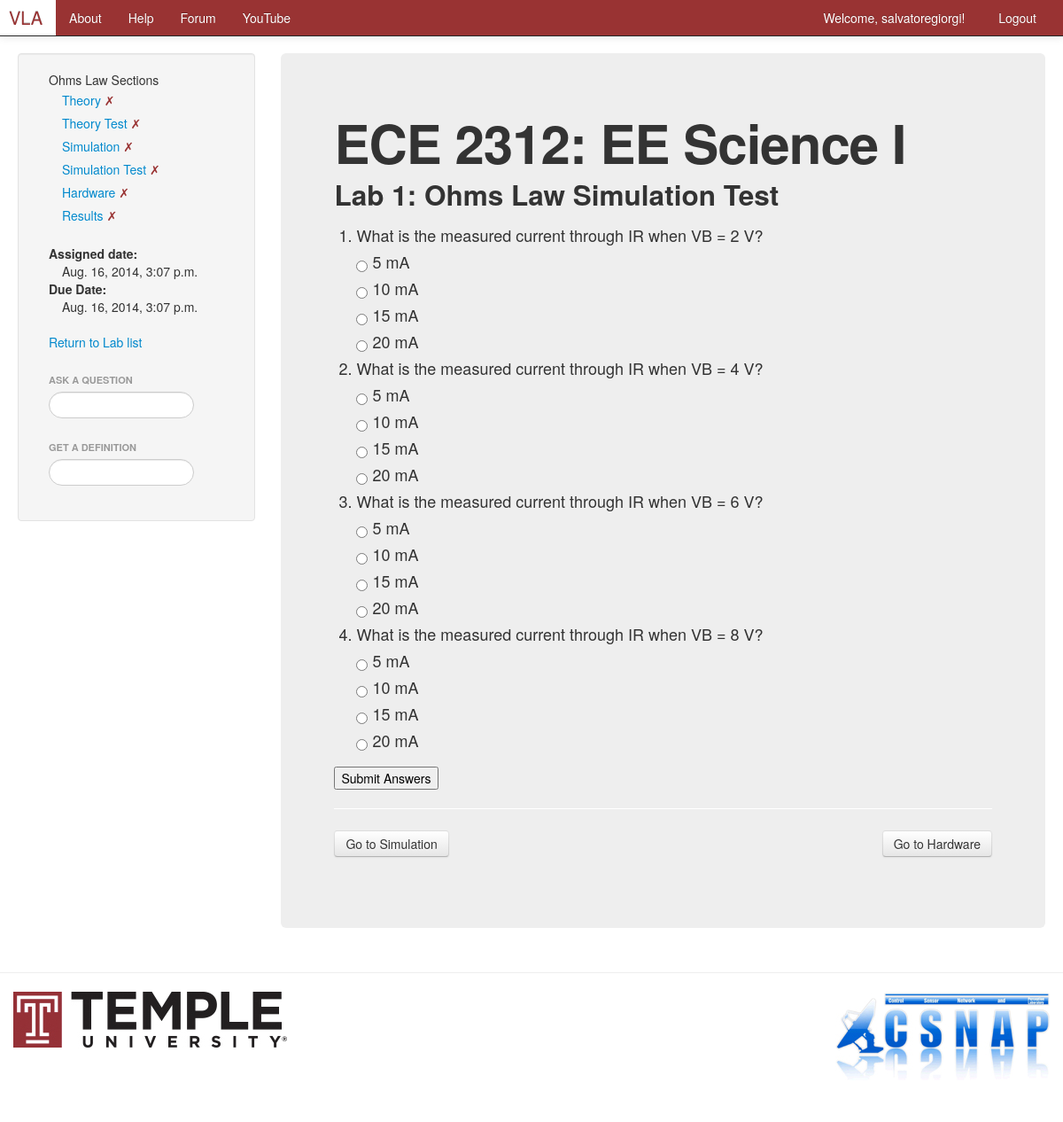
The app's page /vla/course/EE_Science_I/Ohms_Law/simulationtest/Ohms_Law_Simulation_Test/ (signed in) with its own data.
### VLA/models.py (models this page shows, shortened)
class Laboratory(models.Model):
    course = models.ForeignKey(Course)
    name = models.CharField(max_length=128, unique=True)
    start_date = models.DateTimeField('Date Assigned', blank=True, null=True)
    due_date = models.DateTimeField('Date Due', blank=True, null=True)
    lab_number = models.IntegerField(default=0)
    views = models.IntegerField(default=0)

class Course(models.Model):
    name = models.CharField(max_length=128, unique=True)
    crn = models.IntegerField(default=0, blank=True)
    subj = models.CharField(max_length=10)
    course_number = models.IntegerField(default=0)
    section_number = models.IntegerField(default=0, blank=True)
    start_date = models.DateField('Course Start Date', blank=True, null=True)
    end_date = models.DateField('Course End Date', blank=True, null=True)
    lecture_time = models.TimeField('Lecture Time', blank=True, null=True)
    lecture_days = models.CharField(max_length=50, blank=True)
    lecture_location = models.CharField(max_length=50, blank=True)
    lab_time = models.TimeField('Lab Time', blank=True, null=True)
    lab_days = models.CharField(max_length=50, blank=True)
    lab_location = models.CharField(max_length=50, blank=True)
    course_description = models.TextField(max_length=500, blank=True)
    course_overview = models.TextField(max_length=500, blank=True)
    website = models.URLField(blank=True)
    instructor_name = models.CharField(max_length=50, blank=True)
    instructor_email = models.EmailField(blank=True)
    instructor_office_hours = models.TimeField(blank=True, null=True)
    instructor_office_days = models.CharField(max_length=50, blank=True)
    instructor_office_location = models.CharField(max_length=50, blank=True)
    instructor_phone = models.CharField(max_length=50, blank=True)
    TA_name = models.CharField(max_length=50, blank=True)
    TA_email = models.EmailField(blank=True)
    TA_office_hours = models.TimeField(blank=True, null=True)
    TA_office_days = models.CharField(max_length=50, blank=True)
    TA_office_location = models.CharField(max_length=50, blank=True)
    TA_phone = models.CharField(max_length=128, blank=True)
    views = models.IntegerField(default=0)
    likes = models.IntegerField(default=0)

class SimulationTest(models.Model):
    lab = models.OneToOneField(Laboratory)
    name = models.CharField(max_length=128)

class SimulationTestQuestion(models.Model):
    simulationtest = models.ForeignKey(SimulationTest)
    question = models.CharField(max_length=128)
    answer_one = models.CharField(max_length=128)
    answer_two = models.CharField(max_length=128)
    answer_three = models.CharField(max_length=128, blank=True)
    answer_four = models.CharField(max_length=128, blank=True)
    correct_answer_number = models.IntegerField(blank=True)
    correct_response = models.CharField(max_length=128, blank=True)
    incorrect_response = models.CharField(max_length=128, blank=True)
    is_answered = models.BooleanField(default=False)

### VLA/views.py (the view, shortened to what this page needs)
# urls.py: url(r'^course/(?P<course_name_url>\w+)/(?P<lab_name_url>\w+)/simulationtest/(?P<simulationtest_name_url>\w+)/$', views.simulationtest, name='simulationtest'),
def simulationtest(request, course_name_url, lab_name_url, simulationtest_name_url):
    if not request.user.is_authenticated():
        return render(request, 'VLA/login.html')
    else:
        user = request.user
        username = request.user.username
        lab_name = lab_name_url.replace('_', ' ')
        course_name = course_name_url.replace('_', ' ')
        context_dict = {'lab_name': lab_name}
        context_dict['questions_filled'] = True
        context_dict['def_searched'] = False
        context_dict['def_list'] = Node.objects.all()
        context_dict['question_searched'] = False
        context_dict['question_list'] = AnswerWithQuestion.objects.all()
        try:
            course = Course.objects.get(name=course_name)
            course.url = course_name_url
            context_dict['course'] = course
        except Course.DoesNotExist:
            pass
        try:
            lab = Laboratory.objects.filter(course=course).get(name=lab_name)
            lab.url = lab_name_url
            context_dict['lab'] = lab
            context_dict['student_progress'] = LabProgress.objects.filter(user=user).get(lab=lab)
            context_dict = get_sections(context_dict, lab)
            simulationtest_questions = SimulationTestQuestion.objects.filter(simulationtest=context_dict['simulationtest'])
            context_dict['simulationtest_questions'] = simulationtest_questions
        except Laboratory.DoesNotExist:
            pass
        return render(request, 'VLA/simulationtest.html', context_dict)

### VLA/templates/VLA/simulationtest.html (shortened to what this page needs)
{% extends 'VLA/base.html' %}
{% load staticfiles %}
{% block sidetitle %}{{ lab_name }} Sections{% endblock %}
{% block sidebar %}
    {% include 'VLA/lab_section_list.html' with labs=labs %}
{% endblock %}
{% block body_block %}
<div class="hero-unit">
    <h1>{{ course.subj }} {{ course.course_number }}: {{ course.name }}</h1>
    <h2>Lab {{ lab.lab_number }}: {{ simulationtest.name }}</h2>
    {% if student_progress.sim_test_finished and just_finished %}
        {% if simulationtest_questions %}
            <ol>
            {% for question in simulationtest_questions %}
                <li>{{ question.question }}</li>
                {% if question.answer_one %}
                    {%  if question.correct_answer_number == 1 and question.given_answer == 1 %}
                        <font color="#009900"> &#x2713; </font>{{ question.answer_one }}
                    {% elif question.correct_answer_number != 1 and question.given_answer == 1 %}
                        <font color="993333"> &#x2717;</font> {{ question.answer_one }}
                    {% else %}
                        &#8226; {{ question.answer_one }}
                    {% endif %} <br />
                {% endif %}
                {% if question.answer_two %}
                    {%  if question.correct_answer_number == 2 and question.given_answer == 2 %}
                        <font color="#009900"> &#x2713; </font>{{ question.answer_two }}
                    {% elif question.correct_answer_number != 2 and question.given_answer == 2 %}
                        <font color="993333"> &#x2717;</font> {{ question.answer_two }}
                    {% else %}
                        &#8226; {{ question.answer_two }}
                    {% endif %} <br />
                {% endif %}
                {% if question.answer_three %}
                    {%  if question.correct_answer_number == 3 and question.given_answer == 3 %}
                        <font color="#009900"> &#x2713; </font>{{ question.answer_three }}
                    {% elif question.correct_answer_number != 3 and question.given_answer == 3 %}
                        <font color="993333"> &#x2717;</font> {{ question.answer_three }}
                    {% else %}
                        &#8226; {{ question.answer_three }}
                    {% endif %} <br />
                {% endif %}
                {% if question.answer_four %}
                    {%  if question.correct_answer_number == 4 and question.given_answer == 4 %}
                        <font color="#009900"> &#x2713; </font>{{ question.answer_four }}
                    {% elif question.correct_answer_number != 4 and question.given_answer == 4 %}
                        <font color="993333"> &#x2717;</font> {{ question.answer_four }}
                    {% else %}
                        &#8226; {{ question.answer_four }}
                    {% endif %} <br />
                {% endif %}
                {% if question.correct_answer_number == question.given_answer %}
                    {% if question.correct_response %}
                        <h3>Correct: {{ question.correct_response }}</h3>
                    {% endif %}
                {% else %}
                    {% if question.incorrect_response %}
                        <h3>Incorrect: {{ question.incorrect_response }}</h3>
                    {% endif %}
                {% endif %}
            {% endfor %}
            </ol>
        {% endif %}
    {% else %}
        {% if simulationtest_questions %}
            <form method="post" action="{% url 'simulationtest' course.url lab.url simulationtest.url %}">
            <ol>
                {% for question in simulationtest_questions %}
                    <li>{{ question.question }}</li>
                    {% if question.answer_one %}<input type="radio" name="choice{{ forloop.counter }}" id="1" value=1> {{ question.answer_one }} <br />{% endif %}
                    {% if question.answer_two %}<input type="radio" name="choice{{ forloop.counter }}" id="2" value=2> {{ question.answer_two }} <br />{% endif %}
                    {% if question.answer_three %}<input type="radio" name="choice{{ forloop.counter }}" id="3" value=3> {{ question.answer_three }} <br />{% endif %}
                    {% if question.answer_four %}<input type="radio" name="choice{{ forloop.counter }}" id="4" value=4> {{ question.answer_four }} <br />{% endif %}
                {% endfor %}
            </ol>
            <input type="submit" value="Submit Answers" />
            </form>
    {% endif %}
    <hr>
    {% endif %}
    <div class="row-fluid">
        {% if simulation %}
            <div class="span6">
                <a class="btn" href="{% url 'simulation' course.url lab.url simulation.url %}">Go to Simulation</a>
            </div>
        {% endif %}
        {% if hardware %}
            <div class="span6">
                <ul class="nav pull-right">
                    <a class="btn" href="{% url 'hardware' course.url lab.url hardware.url %}">Go to Hardware</a>
                </ul>
            </div>
        {% endif %}
    </div>
</div>
{% endblock %}

### VLA/templates/VLA/base.html (shortened to what this page needs)
<!DOCTYPE html>
{% load static %}
{% autoescape off %}
<html>
<head>
    <link href="{% static 'css/bootstrap-fluid-adj.css' %}" rel="stylesheet">
    <link href="{% static 'css/bootstrap.min.css' %}" rel="stylesheet" media="screen">
    <link href="{% static 'css/bootstrap-responsive.css' %}" rel="stylesheet">
</head>
    <body>
        <div class="navbar navbar-inverse navbar-fixed-top">
            <div class="navbar-inner">
                <div class="container">
                    <div class="nav-collapse collapse">
                        <ul class="nav pull-right">
                            {% if user.is_authenticated %}
                             <li><a href="{% url 'profile' user.username %}">Welcome, {{ user.username }}! &nbsp;</a></li>
                             <li><a href="{% url 'logout' %}">Logout</a></li>
                            {% else %}
                             <li><a href="{% url 'register' %}">Register</a></li>
                             <li><a href="{% url 'login' %}">Login</a></li>
                            {% endif %}
                        </ul>
                        <ul class="nav">
                            <li><a class="brand" href="{% url 'index' %}">VLA</a></li>
                            <li><a href="{% url 'about' %}">About</a></li>
                            <li><a href="{% url 'help' %}">Help</a></li>
                            <li><a href="" target="new">Forum</a></li>
                            <li><a href="https://www.youtube.com/channel/UCNU5MvpuVNIAe2NvCiweCNw/" target="new">YouTube</a></li>
                        </ul>
                    </div>
                </div>
            </div>
         </div>
        <div class="container-fluid">
            <div class="row-fluid">
                <div class="span3">
                    {% block sidebar_block %}
                    <div class="well sidebar-nav">
                        <div id="cours">
                            {% if user.is_authenticated %}
                                <ul class="nav nav-list"><li>{% block sidetitle %}Course List{% endblock %}</li>
                                    {% block sidebar %}{% endblock %}
                                </ul>
                                <ul class="nav nav-list">&nbsp;</ul>
                                <ul class="nav nav-list">
                                    <li class="nav-header">Ask a Question</li>
                                    <form>
                                        <li><input  class="search-query span10" type="text" name="question_suggestion" value="" id="question_suggestion" /></li>
                                    </form>
                                </ul>
                                <ul class="nav nav-list">
                                    <li class="nav-header">Get a Definition</li>
                                    <form>
                                        <li><input  class="search-query span10" type="text" name="definition_suggestion" value="" id="definition_suggestion" /></li>
                                    </form>
                                </ul>
                            {% endif %}
                        </div>
                    </div>
                    {% endblock %}
                </div>
                <div class="span9">
                    {% block body_block %}
                    {% endblock %}
                </div>
            </div>
        </div>
        <hr>
        <footer>
            <div class="container">
                <a href="http://www.temple.edu" target="new"><img src="{% static 'VLA/images/temple_logo.jpg' %}"></a>
                <ul class="nav pull-right">
                    <a href="http://www.temple.edu/csnap/" target="new"><img src="{% static 'VLA/images/csnap_logo.jpg' %}"></a>
                </ul>
            </div>
        </footer>
    </body>
</html>
{% endautoescape %}

### VLA/templates/VLA/lab_section_list.html
    <ul class="nav nav-list">
        {% if theory %}<li><a href="{% url 'theory' course.url lab.url theory.url %}">Theory
            {% if student_progress.theory_finished %}<font color="#009900"> &#x2713; </font>{% else %}<font color="993333"> &#x2717;</font>{% endif %} </a></li>{% endif %}
        {% if theorytest %}<li><a href="{% url 'theorytest' course.url lab.url theorytest.url %}">Theory Test
            {% if student_progress.theory_test_finished %}<font color="#009900"> &#x2713; </font>{% else %}<font color="993333"> &#x2717;</font>{% endif %} </a></li>{% endif %}
        {% if simulation %}<li><a href="{% url 'simulation' course.url lab.url simulation.url %}">Simulation
            {% if student_progress.simulation_finished %}<font color="#009900"> &#x2713; </font>{% else %}<font color="993333"> &#x2717;</font>{% endif %} </a></li>{% endif %}
        {% if simulationtest %}<li><a href="{% url 'simulationtest' course.url lab.url simulationtest.url %}">Simulation Test
            {% if student_progress.sim_test_finished %}<font color="#009900"> &#x2713; </font>{% else %}<font color="993333"> &#x2717;</font>{% endif %} </a></li>{% endif %}
        {% if hardware %}<li><a href="{% url 'hardware' course.url lab.url hardware.url %}">Hardware
            {% if student_progress.hardware_finished %}<font color="#009900"> &#x2713; </font>{% else %}<font color="993333"> &#x2717;</font>{% endif %} </a></li>{% endif %}
        {% if results %}<li><a href="{% url 'results' course.url lab.url results.url %}">Results
            {% if student_progress.results_finished %}<font color="#009900"> &#x2713; </font>{% else %}<font color="993333"> &#x2717;</font>{% endif %} </a></li>{% endif %}
    </ul>
    {% if lab.start_date %}
    <ul class="nav nav-list">&nbsp;</ul>
    <b>Assigned date:</b><ul class="nav nav-list">{{ lab.start_date }}</ul>
    {% endif %}
    {% if lab.due_date %}
    <b>Due Date:</b><ul class="nav nav-list"> {{ lab.due_date }}</ul>
    {% endif %}
    <ul class="nav nav-list">&nbsp;</ul>
    <a href="/VLA/course/{{ course.url }}/">Return to Lab list</a>

### records on screen
Laboratory: name "Ohms Law", start_date "Aug. 16, 2014, 3:07 p.m.", due_date "Aug. 16, 2014, 3:07 p.m.", lab_number "1"
Course: subj "ECE", course_number "2312", name "EE Science I"
SimulationTest: name "Ohms Law Simulation Test"
SimulationTestQuestion: question "What is the measured current through IR when VB = 2 V?", answer_one "5 mA", answer_two "10 mA", answer_three "15 mA", answer_four "20 mA"
SimulationTestQuestion: question "What is the measured current through IR when VB = 4 V?", answer_one "5 mA", answer_two "10 mA", answer_three "15 mA", answer_four "20 mA"
SimulationTestQuestion: question "What is the measured current through IR when VB = 6 V?", answer_one "5 mA", answer_two "10 mA", answer_three "15 mA", answer_four "20 mA"
SimulationTestQuestion: question "What is the measured current through IR when VB = 8 V?", answer_one "5 mA", answer_two "10 mA", answer_three "15 mA", answer_four "20 mA"

### other values on screen
{{ user.username }} "salvatoregiorgi"
